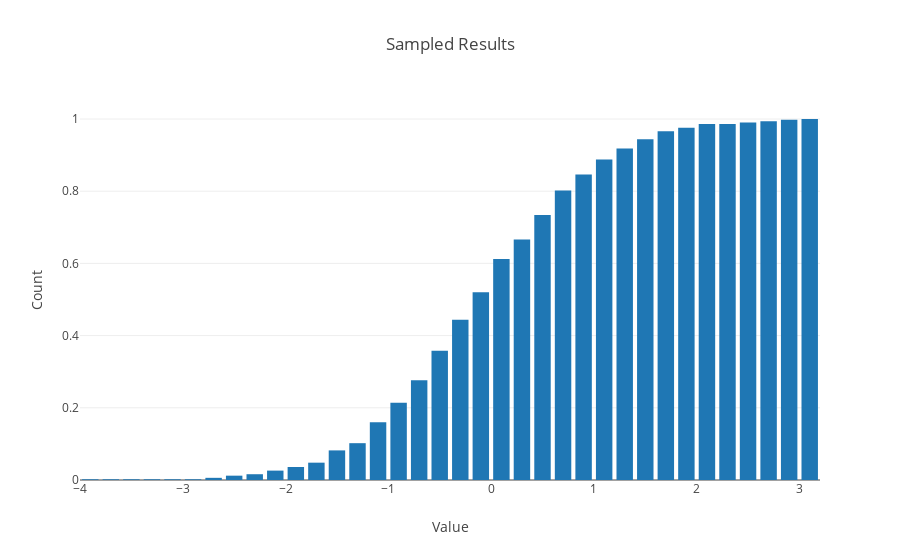

Notebook code cell kept with this figure:
### Markdown cell above
# Basic Histogram

### Code cell
x = np.random.randn(500)
data = [go.Histogram(
    x=x,
    # 是否进行标准化
    histnorm='probability',
    # 是否进行累计显示
    cumulative=dict(enabled=True),
)]
layout = go.Layout(
    title='Sampled Results',
    xaxis=dict(title='Value'),
    yaxis=dict(title='Count'),
    bargap=0.2,
)
fig = go.Figure(data=data, layout=layout)
plotly.offline.iplot(fig, filename='basic histogram')

### Figure 1 — Plotly figure (JSON) as saved in the notebook; plotly's stock layout.template omitted (floating-point values rounded to 4 significant figures; data arrays with more than 128 entries replaced by an {"elided": "..."} marker saying what was removed)
{"data": [{"cumulative": {"enabled": true}, "histnorm": "probability", "type": "histogram", "uid": "e521fbe5-620a-4be4-b48f-7d1d747b1bd0", "x": {"elided": "500 float values"}}], "layout": {"bargap": 0.2, "title": "Sampled Results", "xaxis": {"title": "Value"}, "yaxis": {"title": "Count"}}}
